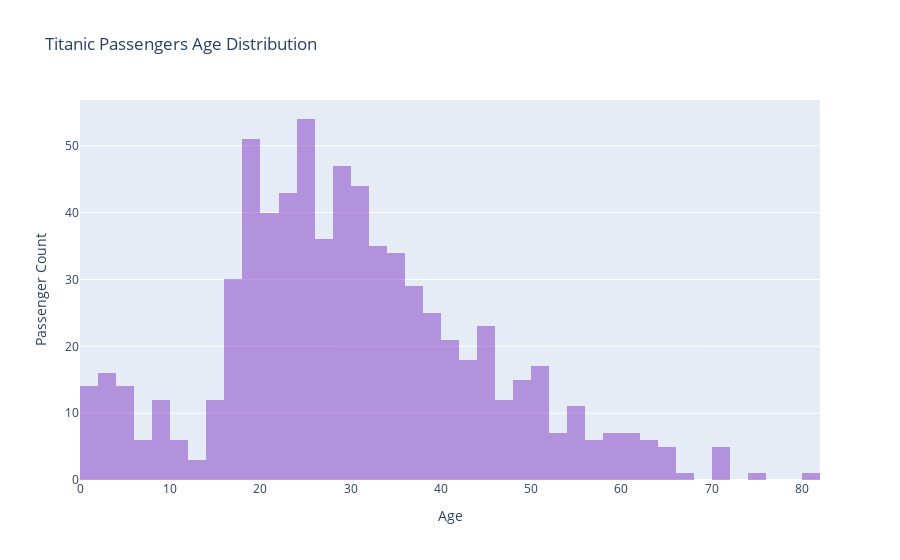

The notebook cell this image was saved under:
### Markdown cell above
## 1. Show the age distribution in the data using a histogram.

### Code cell
trace = go.Histogram(
    x=passengers['Age'],
    opacity=0.8,
    name = "Passengers Age",
    marker=dict(color='rgba(126, 50, 196, 0.6)'))

data = [trace]
layout = go.Layout(
                   title=' Titanic Passengers Age Distribution',
                   xaxis=dict(title='Age'),
                   yaxis=dict( title='Passenger Count'),
)
fig = go.Figure(data=data, layout=layout)
fig.show()

### Figure 1 — Plotly figure (JSON) as saved in the notebook; plotly's stock layout.template omitted (floating-point values rounded to 4 significant figures; data arrays with more than 128 entries replaced by an {"elided": "..."} marker saying what was removed)
{"data": [{"marker": {"color": "rgba(126, 50, 196, 0.6)"}, "name": "Passengers Age", "opacity": 0.8, "type": "histogram", "x": {"elided": "891 float values"}}], "layout": {"title": {"text": " Titanic Passengers Age Distribution"}, "xaxis": {"title": {"text": "Age"}}, "yaxis": {"title": {"text": "Passenger Count"}}}}
